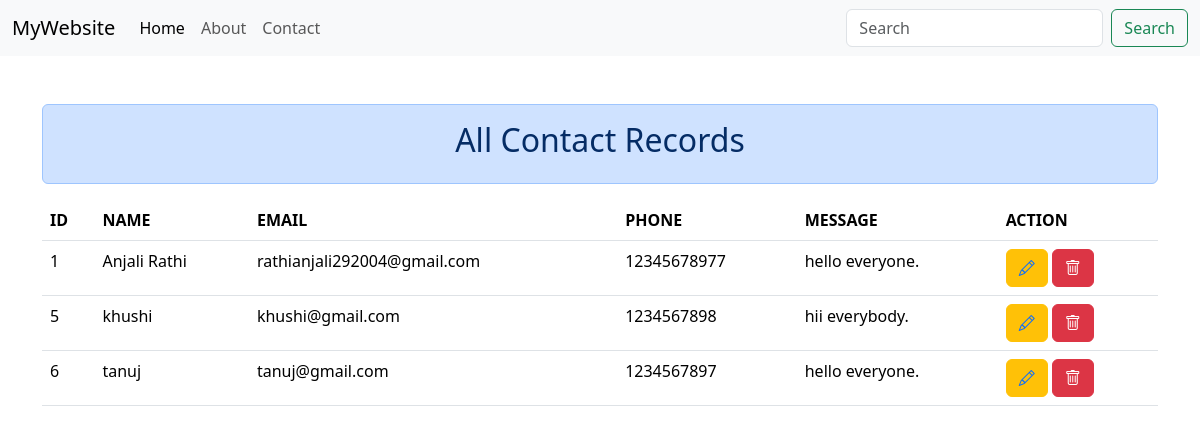
The page / on the database its author committed.
### tables this page shows
CREATE TABLE contact(
        id INTEGER PRIMARY KEY AUTOINCREMENT,
        full_name TEXT,
        email TEXT, 
        phone TEXT,
        message TEXT
        );

### app.py (the view)
@app.route("/")
def home():
    con=sqlite3.connect('students.db')
    contacts= con.execute(
        'SELECT * FROM contact'
    ).fetchall()
    con.close()
    return render_template("index.html",contacts=contacts)

### templates/index.html (shortened to what this page needs)
{% extends './base.html' %}
{% block content %}
    <div class="container mt-5">
        <div class="row">
            <div class="col">
                <div class="alert alert-primary">
                    <h2 class="text-center">All Contact Records</h2>
                </div>
                <table class="table table-hover">
                    <tr>
                        <th>ID</th>
                        <th>NAME</th>
                        <th>EMAIL</th>
                        <th>PHONE</th>
                        <th>MESSAGE</th>
                        <th>ACTION</th>
                    </tr>
                    {% for contact in contacts %}
                        <tr>
                            <td>{{ contact[0] }}</td>
                            <td>{{ contact[1] }}</td>
                            <td>{{ contact[2] }}</td>
                            <td>{{ contact[3] }}</td>
                            <td>{{ contact[4] }}</td>
                            <td>
                                <a href="/edit-contact/{{ contact[0] }}" class="btn btn-warning text-primary"><i class="bi bi-pencil"></i></a>
                                <form action="/delete/{{ contact[0] }}" method="POST" style="display:inline;">
                                    <button type="submit" class="btn btn-danger text-white"><i class="bi bi-trash"></i></button>
                                </form>
                            </td>
                        </tr>
                    {% endfor %}
                </table>
            </div>
        </div>
    </div>
{% endblock %}

### templates/base.html (shortened to what this page needs)
<!doctype html>
<html lang="en">
  <head>
    <link
      href="https://cdn.jsdelivr.net/npm/bootstrap@5.3.8/dist/css/bootstrap.min.css"
      rel="stylesheet"
    />
    <link rel="stylesheet" href="https://cdn.jsdelivr.net/npm/bootstrap-icons@1.13.1/font/bootstrap-icons.min.css">
  </head>
  <body>
    <nav class="navbar navbar-expand-lg bg-body-tertiary">
      <div class="container-fluid">
        <a class="navbar-brand" href="{{ url_for('home') }}">MyWebsite</a>
        <div class="collapse navbar-collapse" id="navbarSupportedContent">
          <ul class="navbar-nav me-auto mb-2 mb-lg-0">
            <li class="nav-item">
              <a class="nav-link active" aria-current="page" href="{{ url_for('home') }}">Home</a>
            </li>
            <li class="nav-item">
              <a class="nav-link" href="{{ url_for('about') }}">About</a>
            </li>
             <li class="nav-item">
              <a class="nav-link" href="{{ url_for('contact') }}">Contact</a>
            </li>
          </ul>
          <form class="d-flex" role="search">
            <input
              class="form-control me-2"
              type="search"
              placeholder="Search"
              aria-label="Search"
            />
            <button class="btn btn-outline-success" type="submit">
              Search
            </button>
          </form>
        </div>
      </div>
    </nav>
    {% block content %}
    {% endblock %}
  </body>
</html>

### rows shown on the page
contact: id "1", full_name "Anjali Rathi", email "rathianjali292004@gmail.com", phone "12345678977", message "hello everyone."
contact: id "5", full_name "khushi", email "khushi@gmail.com", phone "1234567898", message "hii everybody."
contact: id "6", full_name "tanuj", email "tanuj@gmail.com", phone "1234567897", message "hello everyone."
